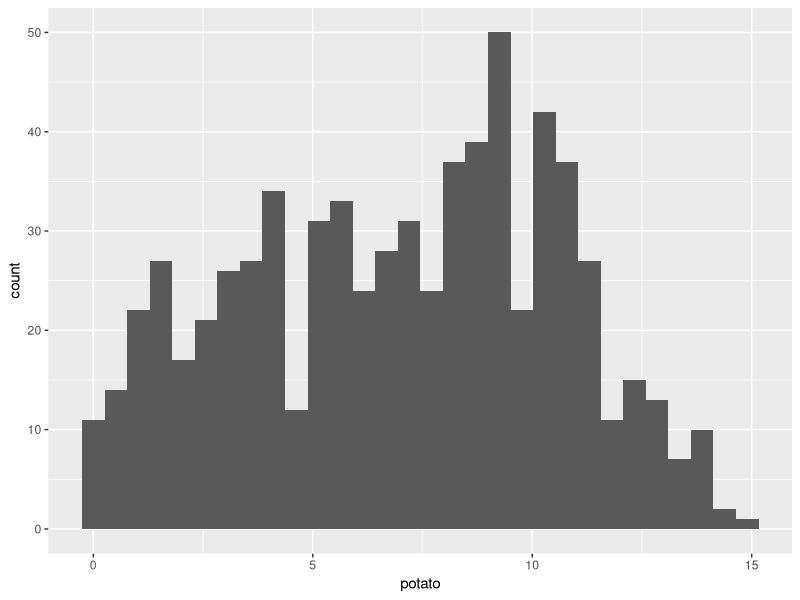
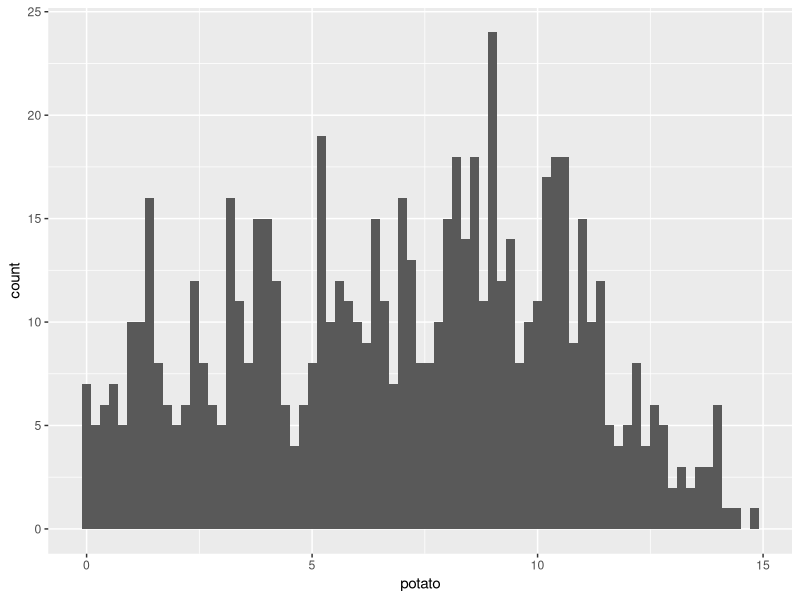
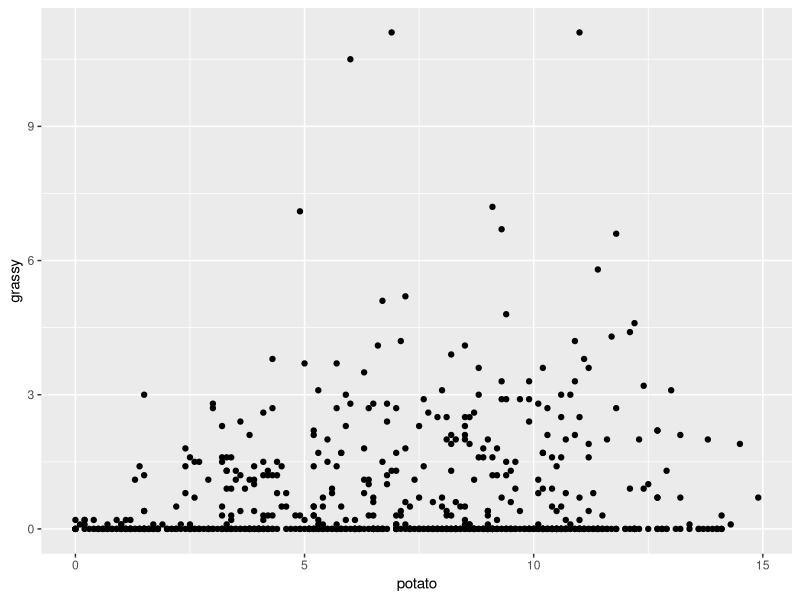
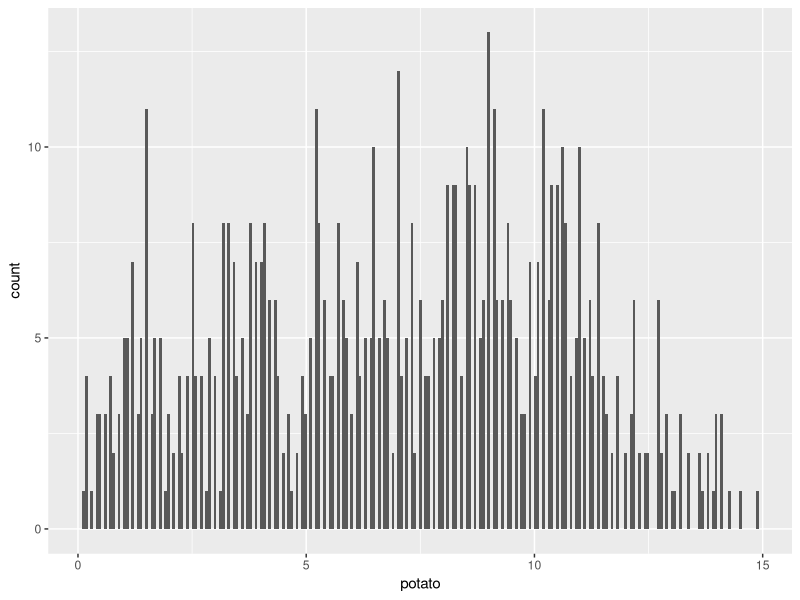
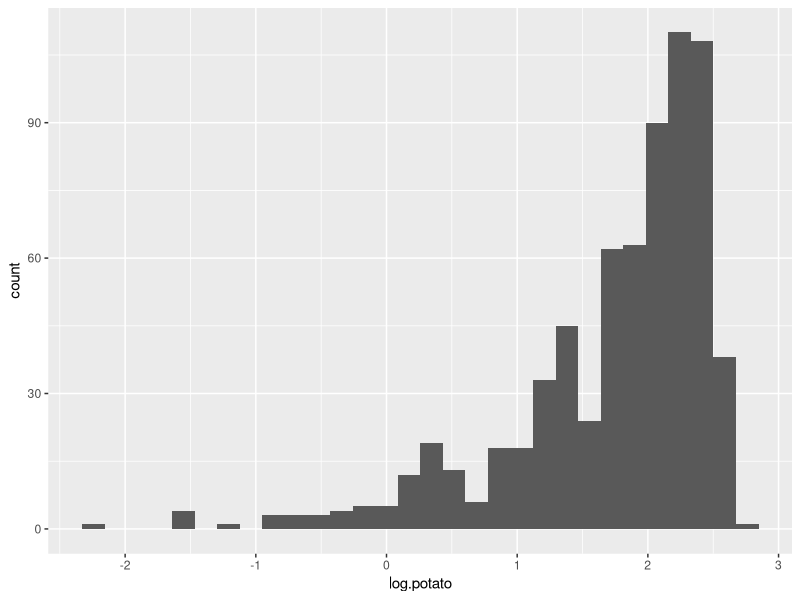

Write the R code that produced these figures, in order.
## ---- chunk 1
# install.packages("reshape2")
library(reshape2)
library(tidyverse)
ff <- french_fries

## ---- chunk 2
head(ff)
summary(ff)

## ---- chunk 3
colnames(ff)
colnames(ff)[1:3]
colnames(ff)[1:3] <- c("week", "oil.type", "participant")
head(ff)
## ---- chunk 4
summary(ff)
ff.missingpotato <- ff[is.na(ff$potato), ]
ff.nomissing <- ff[complete.cases(ff), ] ##na means unknown, not NaN, complete case checks for ANY missing
ff.anymissing <- ff[!complete.cases(ff), ]

ff.anymissing.dplyr <- filter(ff, is.na(potato)| is.na(buttery) | is.na(grassy) | is.na(rancid) | is.na(painty)) ##doing the above lines on one line

# identical() is very picky!
ff.anymissing
ff.anymissing.dplyr
identical(ff.anymissing.dplyr, ff.anymissing) #fails

## ---- chunk 5
summary(ff)
lapply(ff, class)
head(as.tibble(ff))

ff$rep.factor <- as.factor(ff$rep)
ff <- mutate(ff, rep.factor.dplyr = as.factor(rep), #rep meaning repetition, force it into a factor
             week.num = as.numeric(as.character(week))) # dplyr way
xtabs(~ week + week.num, ff)
summary(ff)
## ---- chunk 6
levels(ff$rep.factor.dplyr) <- c("first", "second")
xtabs(~ rep + rep.factor.dplyr, ff)
levels(ff$oil.type)
levels(ff$oil.type) <- c("oil1", "oil2", "oil3")
summary(ff)
## ---- chunk 7
ff$oil.type2 <- factor(ff$oil.type, levels = c("oil2", "oil1", "oil3"))
xtabs(~ oil.type + oil.type2, ff)

## ---- chunk 8

## ---- chunk 9

head(ff)
summary(ff)
ff$rep <- as.factor(ff$rep)
levels(ff$rep) <- c("first","second")

ff.oil2and3.v1 <- ff[ff$oil.type != "oil1", ] #safe when no NAs in data
ff.oil2and3.v2 <- ff[!ff$oil.type %in% "oil1", ] #will exclude NAs
levels(ff.oil2and3.v2$oil.type)

## ---- chunk 10

people.data <- data.frame(participant = c("3", "15", "19", "70", "71"))


## ---- chunk 11

ff<-french_fries
ggplot(ff, aes(x = potato)) + geom_histogram()
ggplot(ff, aes(potato)) + geom_histogram(binwidth = .2)
ggplot(ff, aes(x = potato, y = grassy)) + geom_point()


#can use dev.off that clears plots and graphic devices. When it says null, you're clear 


## ---- chunk 12

ff <- french_fries
ff.potato <- filter(ff, potato >0)
ggplot(ff.potato, aes(potato)) + geom_histogram(binwidth = .06)

## ---- chunk 13

ff.potato$log.potato <- log(ff.potato$potato)
summary(ff.potato$log.potato)

ggplot(ff.potato, aes(log.potato)) + geom_histogram()

## ---- chunk 14

## ---- chunk 15

## ---- chunk 16

## ---- chunk 17

## ---- chunk 18

## ---- chunk 19

## ---- chunk 20

